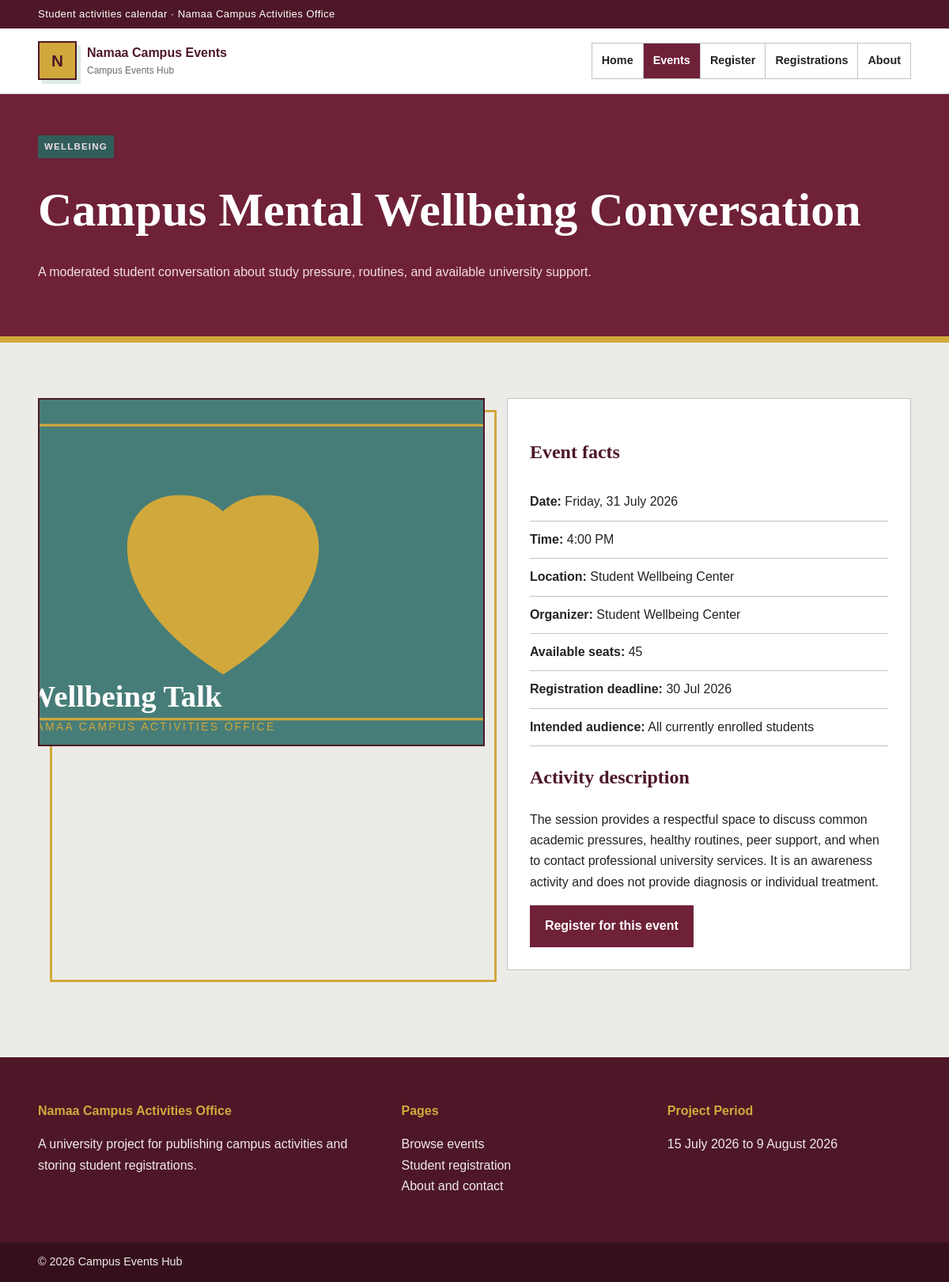
The app's page /event.php?id=4 with its own data.
### tables this page shows
CREATE TABLE events (
    id INT AUTO_INCREMENT PRIMARY KEY,
    title VARCHAR(150) NOT NULL,
    category VARCHAR(80) NOT NULL,
    event_date DATE NOT NULL,
    event_time TIME NOT NULL,
    location VARCHAR(150) NOT NULL,
    short_description VARCHAR(300) NOT NULL,
    full_description TEXT NOT NULL,
    image VARCHAR(180) NOT NULL,
    available_seats INT NOT NULL DEFAULT 0,
    organizer VARCHAR(150) NOT NULL,
    registration_deadline DATE NOT NULL,
    intended_audience VARCHAR(180) NOT NULL,
    featured TINYINT(1) NOT NULL DEFAULT 0
);

### event.php (the view, shortened to what this page needs)
<?php
require 'includes/db.php';
$event = null;
$eventId = filter_input(INPUT_GET, 'id', FILTER_VALIDATE_INT);
if ($eventId && $eventId > 0) {
    $stmt = mysqli_prepare($conn, "SELECT * FROM events WHERE id = ?");
    mysqli_stmt_bind_param($stmt, 'i', $eventId);
    mysqli_stmt_execute($stmt);
    $result = mysqli_stmt_get_result($stmt);
    $event = mysqli_fetch_assoc($result);
}
require 'includes/header.php';
?>
<section class="page-banner">
    <div class="shell">
        <p class="eyebrow"><?php echo $event ? htmlspecialchars($event['category']) : 'Event details'; ?></p>
        <h1><?php echo $event ? htmlspecialchars($event['title']) : 'Event not found'; ?></h1>
        <p>
            <?php
            echo $event
                ? htmlspecialchars($event['short_description'])
                : 'The supplied event ID is missing, invalid, or unavailable.';
            ?>
        </p>
    </div>
</section>
<section class="section">
    <div class="shell">
        <?php if ($event): ?>
            <article class="detail-grid">
                <div class="detail-image">
                    <img src="<?php echo htmlspecialchars($event['image']); ?>"
                         alt="<?php echo htmlspecialchars($event['title']); ?>">
                </div>
                <div class="detail-panel">
                    <h2>Event facts</h2>
                    <ul class="fact-list">
                        <li><strong>Date:</strong> <?php echo date('l, d F Y', strtotime($event['event_date'])); ?></li>
                        <li><strong>Time:</strong> <?php echo date('g:i A', strtotime($event['event_time'])); ?></li>
                        <li><strong>Location:</strong> <?php echo htmlspecialchars($event['location']); ?></li>
                        <li><strong>Organizer:</strong> <?php echo htmlspecialchars($event['organizer']); ?></li>
                        <li><strong>Available seats:</strong> <?php echo (int) $event['available_seats']; ?></li>
                        <li><strong>Registration deadline:</strong> <?php echo date('d M Y', strtotime($event['registration_deadline'])); ?></li>
                        <li><strong>Intended audience:</strong> <?php echo htmlspecialchars($event['intended_audience']); ?></li>
                    </ul>
                    <h2>Activity description</h2>
                    <p><?php echo nl2br(htmlspecialchars($event['full_description'])); ?></p>
                    <a class="button" href="register.php?event_id=<?php echo (int) $event['id']; ?>">
                        Register for this event
                    </a>
                </div>
            </article>
        <?php endif; ?>
    </div>
</section>
<?php
require 'includes/footer.php';
?>

### css/style.css (style rules this page uses)
:root { --burgundy: #6f2138; --burgundy-dark: #4d1727; --teal: #477d78; --teal-dark: #315e5a; --stone: #ecebe7; --mint: #dcebe3; --mustard: #d1a83c; --white: #ffffff; --ink: #202326; --muted: #666d70; --line: #bfc4c2; --success: #2e684b; --danger: #9d3434; --max: 1160px; }
* { box-sizing: border-box; }
body { margin: 0; font-family: Verdana, Arial, sans-serif; color: var(--ink); background: var(--stone); line-height: 1.65; }
img { display: block; max-width: 100%; }
a { color: inherit; }
.shell { width: min(var(--max), 92%); margin: 0 auto; }
.eyebrow { display: inline-block; margin: 0 0 10px; padding: 5px 8px; color: var(--white); background: var(--teal-dark); text-transform: uppercase; font-size: 0.72rem; font-weight: 800; letter-spacing: 1.2px; }
.button { display: inline-block; padding: 11px 17px; color: var(--white); background: var(--burgundy); border: 2px solid var(--burgundy); text-decoration: none; font-weight: 800; cursor: pointer; }
.section { padding: 70px 0; }
.page-banner { padding: 52px 0; background: var(--burgundy); color: var(--white); border-bottom: 8px solid var(--mustard); }
.page-banner h1 { margin: 6px 0 8px; font-family: Georgia, "Times New Roman", serif; font-size: clamp(2.5rem, 5vw, 4.4rem); }
.page-banner p { max-width: 760px; color: #f1dfe5; }
.detail-grid { display: grid; grid-template-columns: 1.05fr 0.95fr; gap: 28px; }
.detail-image { position: relative; }
.detail-image::after { content: ""; position: absolute; inset: 15px -15px -15px 15px; border: 3px solid var(--mustard); z-index: 0; }
.detail-image img { position: relative; z-index: 1; width: 100%; min-height: 440px; object-fit: cover; border: 2px solid var(--burgundy-dark); }
.detail-panel { padding: 28px; background: var(--white); border: 1px solid var(--line); }
.detail-panel h2 { color: var(--burgundy-dark); font-family: Georgia, "Times New Roman", serif; }
.fact-list { list-style: none; padding: 0; }
.fact-list li { padding: 10px 0; border-bottom: 1px solid var(--line); }

### records on screen
events: category "WELLBEING", title "Campus Mental Wellbeing Conversation", short_description "A moderated student conversation about study pressure, routines, and available university support.", image (picture), event_date "Friday, 31 July 2026", event_time "4:00 PM", location "Student Wellbeing Center", organizer "Student Wellbeing Center", available_seats "45", registration_deadline "30 Jul 2026", intended_audience "All currently enrolled students", full_description "The session provides a respectful space to discuss common academic pressures, healthy routines, peer support, and when to contact professional university services. It is an awareness activity and does not provide diagnosis or individual treatment."
